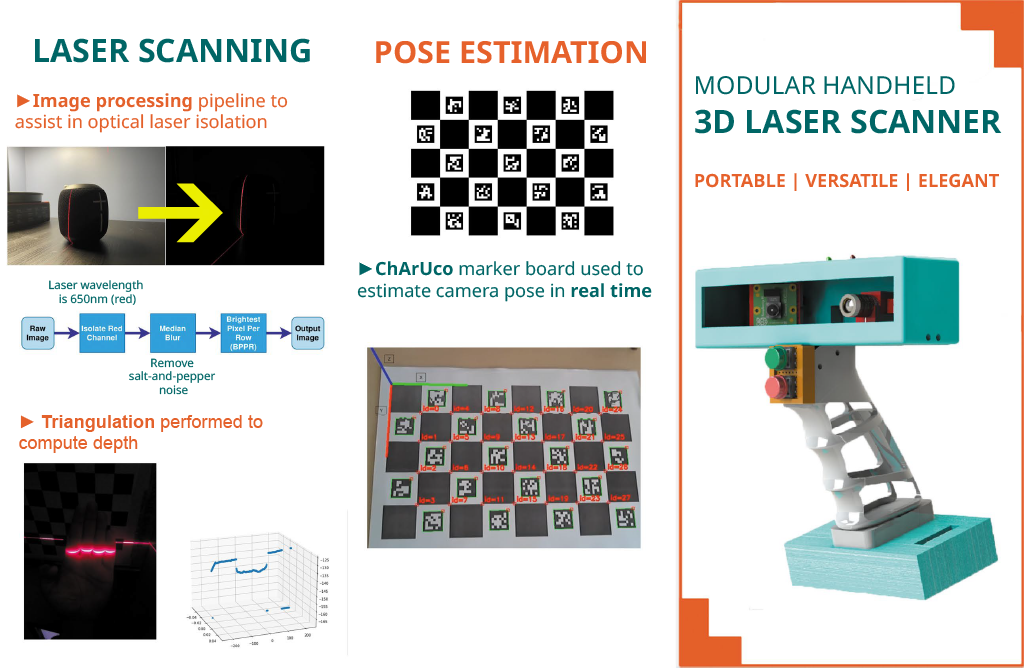
#> input picture 3d_scanner_1.png, 1024 x 668 px, given in place of the camera
$ python collect_triangulate.py
#> lines starting #> are read from the running program, lines starting #| are printed output that depends on the picture; after the words box and inside, x2 and y2 are one past the last pixel; in counts of white or black regions, pixels touching at a corner belong together
#> further down, frame is the input picture: shape (668, 1024, 3); mean B, G, R 200, 202.4, 201.3
import cv2
import numpy as np


def extract_laser(frame):

    hsv = cv2.cvtColor(frame, cv2.COLOR_BGR2HSV)
#> hsv: shape (668, 1024, 3); mean H, S, V 19.5, 23.5, 208.4

    # define range of blue color in HSV
    lower_colour = np.array([146, 62, 0])
    upper_colour = np.array([255, 255, 255])

    # Threshold the HSV image to get only get red colour
    mask = cv2.inRange(hsv, lower_colour, upper_colour)
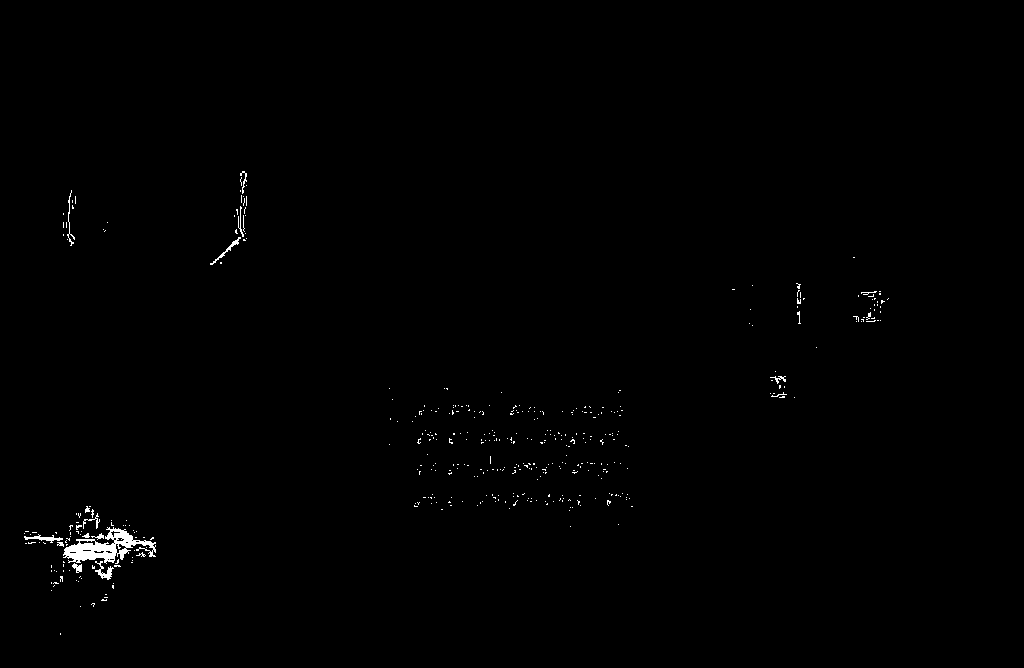
#> mask: shape (668, 1024); 0.5% white; 434 white regions (417 under 20 px), largest, box (x1, y1, x2, y2) and area: (63, 527, 156, 564) 1397, (95, 561, 114, 580) 134, (24, 534, 63, 543) 126

    # Isolate the red channel
    img = frame[...,2]
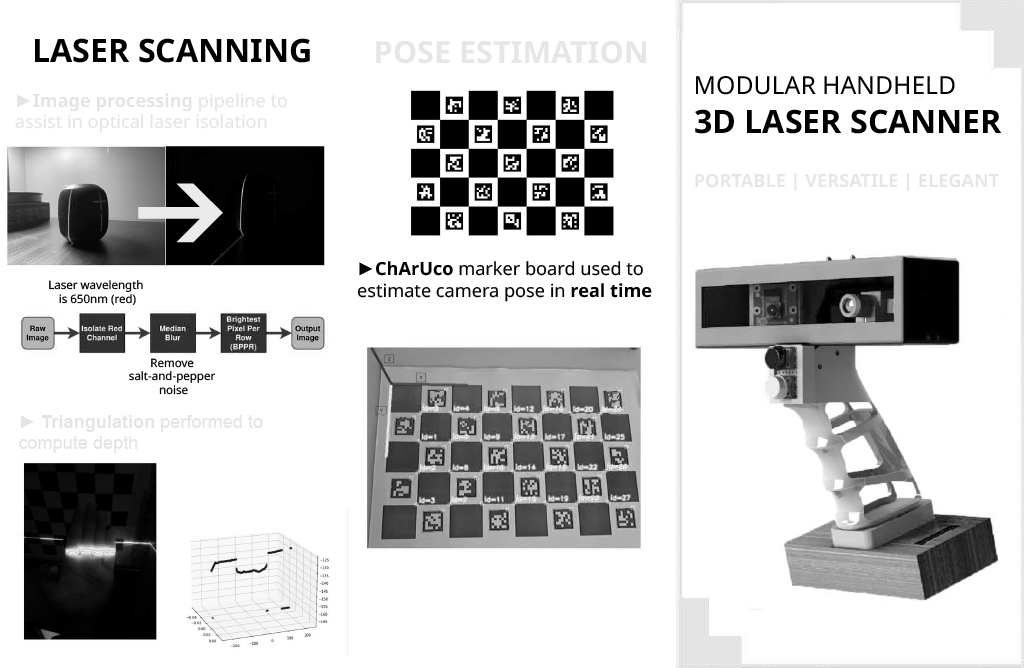
#> img: shape (668, 1024); min 0, max 255, mean 201.3
    ret,img = cv2.threshold(img,225,255,0)
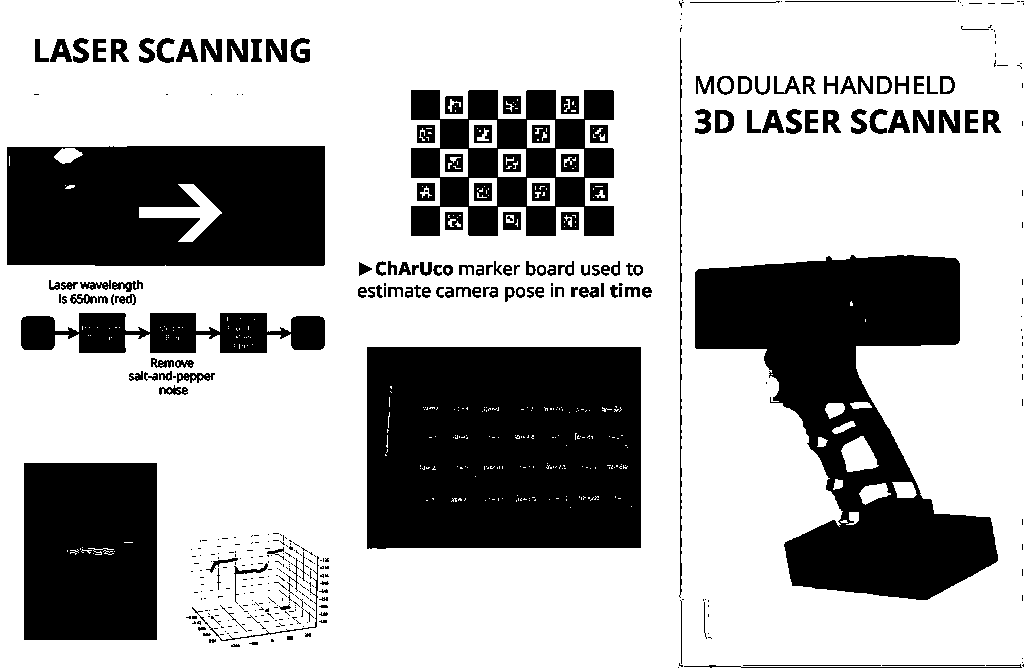
#> img: shape (668, 1024); 69.2% white; 429 black regions (265 under 20 px), largest, box (x1, y1, x2, y2) and area: (367, 347, 641, 549) 54568, (695, 255, 998, 600) 49685, (7, 146, 325, 266) 36002

    # Create emptry array of zeros of same size as img
    out = np.zeros_like(img)

    # For each row, get the position of the highest intensity
    bppr = np.argmax(img, axis=1)
#> bppr = 668 values from 0 to 0

    # Set the highest intensity pixel locations to 255
    out[np.arange(bppr.shape[0]), bppr] = 255

    # Bitwise-AND mask and original image
    res = cv2.bitwise_and(out,out, mask= mask)
#> res: shape (668, 1024); every value is 0
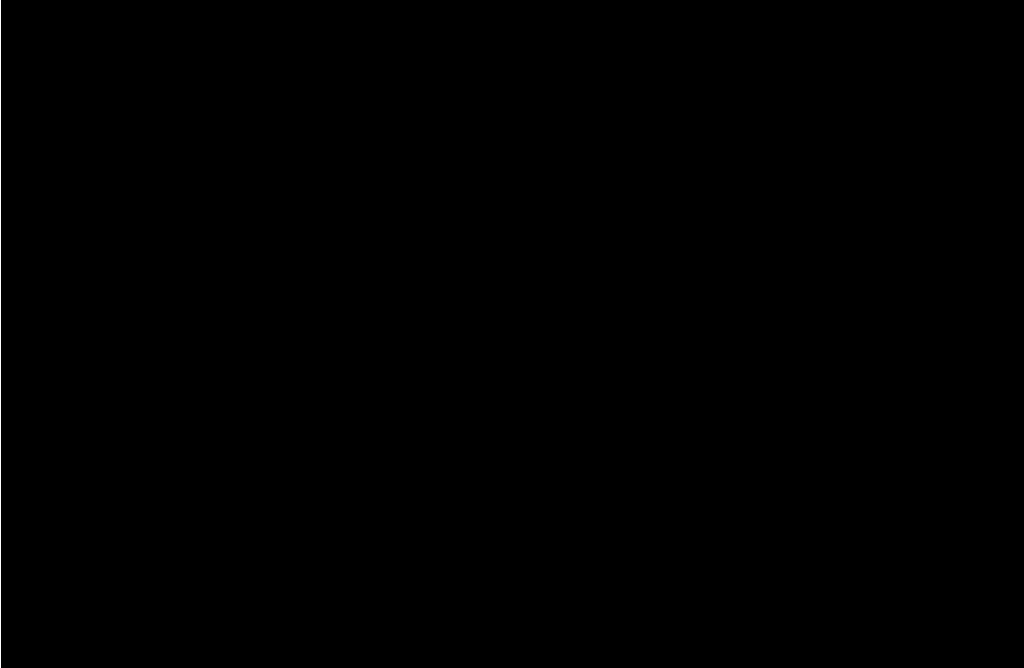
#> out: shape (668, 1024); 0.1% white in thin lines or dots, all inside (x1, y1, x2, y2) = (0, 0, 1, 668)

    return res

# Global vars
x = 4 # dist b/w camera and laser in inches
D = np.arange(26, 6, -2) # 26 to 8
offset = 0

count = 0

cam = cv2.VideoCapture(0)

while True:
    ret, frame = cam.read()
    if not ret:
        print("failed to grab frame")
        break

    frame = extract_laser(frame)
    cv2.imshow("Calibrate_theta", frame)

    k = cv2.waitKey(1)
#> (key Esc is pressed here)

    # Exit if 'q' is pressed
    if k%256 == 113:
        print("Escape hit, closing...")
        break
    # Capture image if spacebar is pressed
    elif k%256 == 32:
        img_name = f"res/calibration_theta_input/dist_{count}_{D[count]}.png"
        cv2.imwrite(img_name, frame)
        print("{} written!".format(img_name))
        count += 1

cam.release()

cv2.destroyAllWindows()

$ run again, on 3d_scanner_2.png
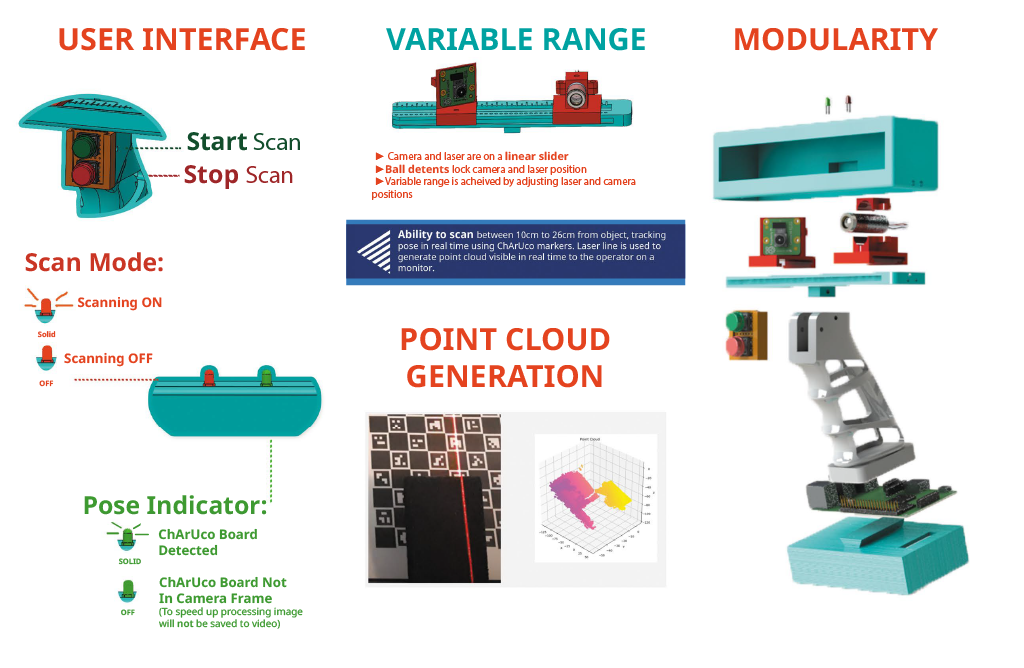
#> input picture 3d_scanner_2.png, 1024 x 668 px, given in place of the camera
#> frame is the input picture: shape (668, 1024, 3); mean B, G, R 222.8, 223.2, 218
#> hsv: shape (668, 1024, 3); mean H, S, V 17.4, 30.7, 230.2
#> in extract_laser, `mask = cv2.inRange(hsv, lower_colour, upper_colour)`:
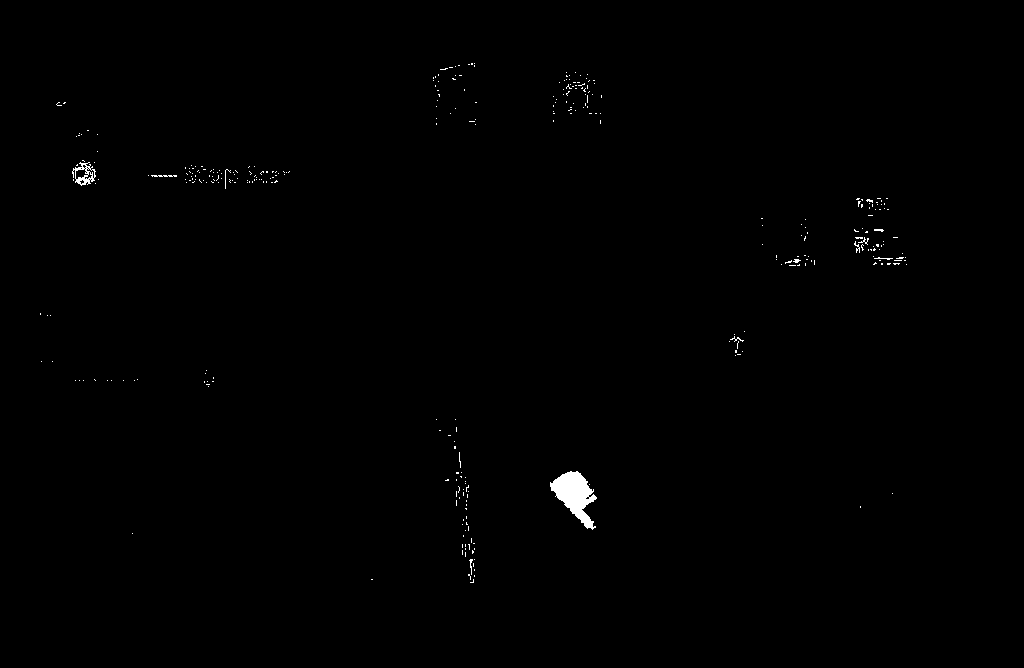
#> mask: shape (668, 1024); 0.4% white; 337 white regions (326 under 20 px), largest, box (x1, y1, x2, y2) and area: (550, 471, 597, 530) 1369, (72, 162, 96, 186) 238, (151, 175, 177, 177) 42
#> in extract_laser, `ret,img = cv2.threshold(img,225,255,0)`:
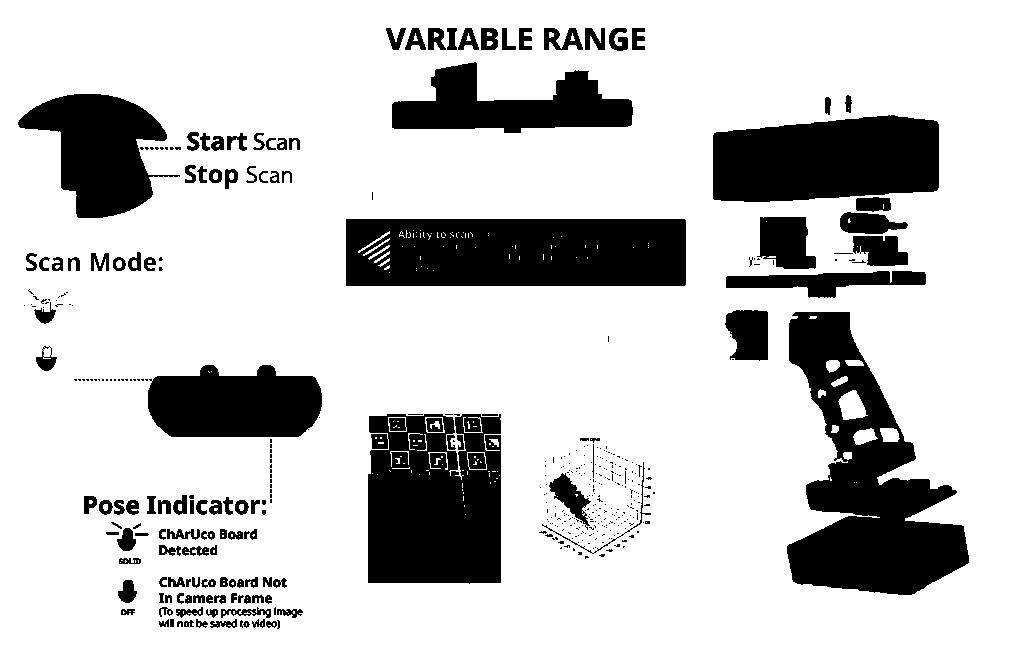
#> img: shape (668, 1024); 79.4% white; 437 black regions (307 under 20 px), largest, box (x1, y1, x2, y2) and area: (787, 312, 969, 595) 25518, (346, 219, 686, 286) 22297, (368, 414, 501, 584) 20696
#> bppr = 668 values from 0 to 0
#> res: shape (668, 1024); every value is 0
#> out: shape (668, 1024); 0.1% white in thin lines or dots, all inside (x1, y1, x2, y2) = (0, 0, 1, 668)
